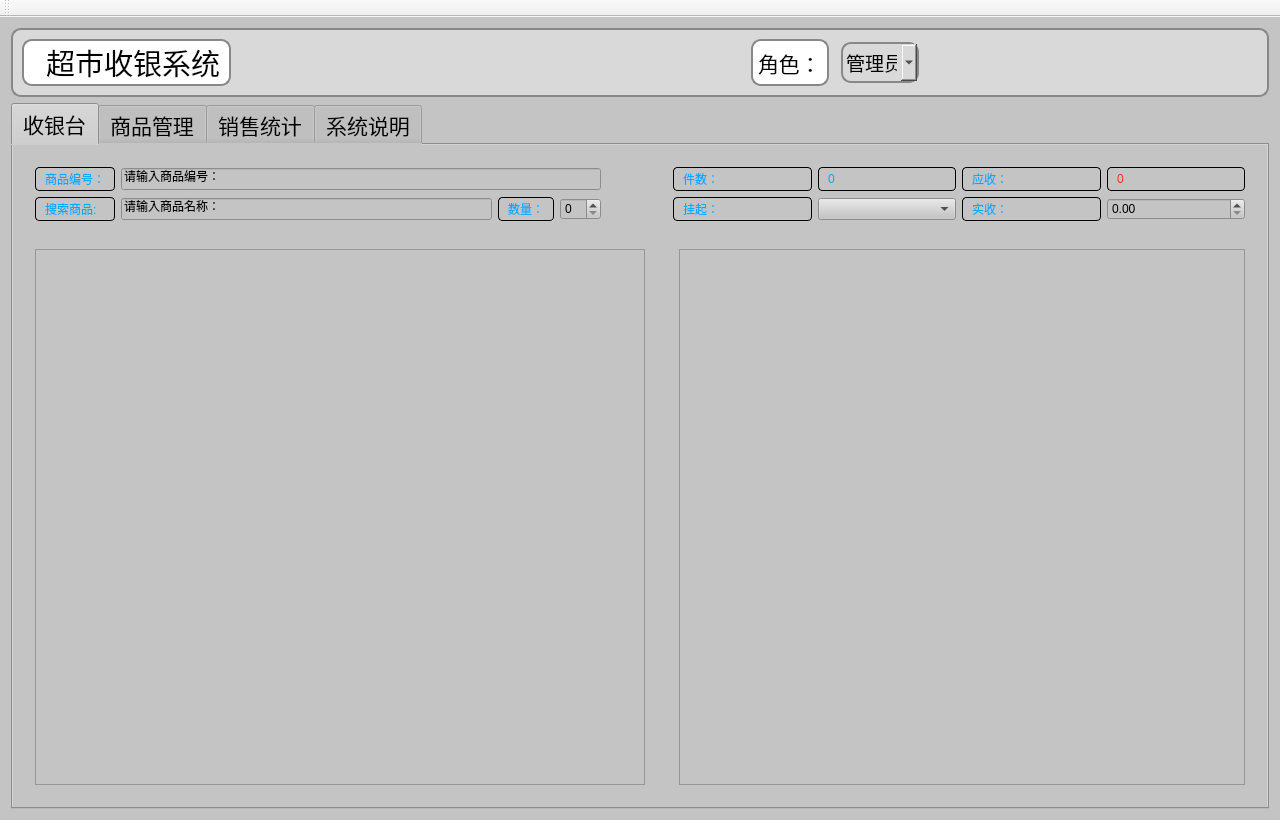
<?xml version="1.0" encoding="UTF-8"?>
<ui version="4.0">
 <class>MainWindow</class>
 <widget class="QMainWindow" name="MainWindow">
  <property name="geometry">
   <rect>
    <x>0</x>
    <y>0</y>
    <width>1280</width>
    <height>820</height>
   </rect>
  </property>
  <property name="minimumSize">
   <size>
    <width>960</width>
    <height>640</height>
   </size>
  </property>
  <property name="maximumSize">
   <size>
    <width>16777215</width>
    <height>16777215</height>
   </size>
  </property>
  <property name="windowTitle">
   <string>MainWindow</string>
  </property>
  <property name="styleSheet">
   <string notr="true">QWidget{
      qradialgradient(spread:repeat, cx:0.5, cy:0.5, radius:0.077, fx:0.5, fy:0.5, stop:0 rgba(0, 169, 255, 147), stop:0.497326 rgba(0, 0, 0, 147), stop:1 rgba(0, 169, 255, 147))
}</string>
  </property>
  <widget class="QWidget" name="centralWidget">
   <property name="styleSheet">
    <string notr="true">QWidget{
	
	
	background-color: rgb(196, 196, 196);
    
  

}</string>
   </property>
   <layout class="QGridLayout" name="gridLayout" rowstretch="0,0" columnstretch="0">
    <item row="1" column="0">
     <widget class="QTabWidget" name="m_tabs">
      <property name="sizePolicy">
       <sizepolicy hsizetype="Expanding" vsizetype="Expanding">
        <horstretch>0</horstretch>
        <verstretch>0</verstretch>
       </sizepolicy>
      </property>
      <property name="font">
       <font>
        <family>Agency FB</family>
        <pointsize>16</pointsize>
       </font>
      </property>
      <property name="styleSheet">
       <string notr="true">QLabel {
    color: #00aaff;
    border: 1px solid #000000;
    border-radius: 4px;
    padding: 2px 6px;
}</string>
      </property>
      <property name="currentIndex">
       <number>0</number>
      </property>
      <widget class="QWidget" name="m_cashier">
       <property name="maximumSize">
        <size>
         <width>16777215</width>
         <height>16777215</height>
        </size>
       </property>
       <attribute name="title">
        <string>收银台</string>
       </attribute>
       <layout class="QGridLayout" name="gridLayout_9" rowstretch="0,0,0" columnstretch="0,0,0,0,0">
        <item row="0" column="1" colspan="2">
         <spacer name="horizontalSpacer_2">
          <property name="orientation">
           <enum>Qt::Horizontal</enum>
          </property>
          <property name="sizeHint" stdset="0">
           <size>
            <width>38</width>
            <height>20</height>
           </size>
          </property>
         </spacer>
        </item>
        <item row="1" column="0" rowspan="2" colspan="3">
         <widget class="QWidget" name="widget_4" native="true">
          <property name="maximumSize">
           <size>
            <width>16777215</width>
            <height>16777215</height>
           </size>
          </property>
          <layout class="QGridLayout" name="gridLayout_3">
           <item row="0" column="0">
            <widget class="QTableWidget" name="m_cashierProductTable">
             <property name="maximumSize">
              <size>
               <width>16777215</width>
               <height>16777215</height>
              </size>
             </property>
            </widget>
           </item>
          </layout>
         </widget>
        </item>
        <item row="0" column="3" colspan="2">
         <widget class="QWidget" name="widget_7" native="true">
          <property name="sizePolicy">
           <sizepolicy hsizetype="Preferred" vsizetype="Preferred">
            <horstretch>0</horstretch>
            <verstretch>0</verstretch>
           </sizepolicy>
          </property>
          <property name="minimumSize">
           <size>
            <width>1</width>
            <height>0</height>
           </size>
          </property>
          <property name="maximumSize">
           <size>
            <width>16777215</width>
            <height>16777215</height>
           </size>
          </property>
          <layout class="QGridLayout" name="gridLayout_4">
           <item row="0" column="0">
            <widget class="QLabel" name="label_2">
             <property name="maximumSize">
              <size>
               <width>16777215</width>
               <height>16777215</height>
              </size>
             </property>
             <property name="text">
              <string>件数：</string>
             </property>
            </widget>
           </item>
           <item row="0" column="1">
            <widget class="QLabel" name="m_cartCountLabel">
             <property name="maximumSize">
              <size>
               <width>16777215</width>
               <height>16777215</height>
              </size>
             </property>
             <property name="text">
              <string>0</string>
             </property>
            </widget>
           </item>
           <item row="0" column="2">
            <widget class="QLabel" name="m_cartTotal">
             <property name="maximumSize">
              <size>
               <width>16777215</width>
               <height>16777215</height>
              </size>
             </property>
             <property name="text">
              <string>应收：</string>
             </property>
            </widget>
           </item>
           <item row="0" column="3">
            <widget class="QLabel" name="m_cartTotalLabel">
             <property name="maximumSize">
              <size>
               <width>16777215</width>
               <height>16777215</height>
              </size>
             </property>
             <property name="autoFillBackground">
              <bool>false</bool>
             </property>
             <property name="styleSheet">
              <string notr="true">QLabel{
       color:rgb(255, 45, 38);
}</string>
             </property>
             <property name="text">
              <string>0</string>
             </property>
            </widget>
           </item>
           <item row="1" column="0">
            <widget class="QLabel" name="label_3">
             <property name="maximumSize">
              <size>
               <width>16777215</width>
               <height>16777215</height>
              </size>
             </property>
             <property name="text">
              <string>挂起：</string>
             </property>
            </widget>
           </item>
           <item row="1" column="1">
            <widget class="QComboBox" name="m_suspendedCombo">
             <property name="maximumSize">
              <size>
               <width>16777215</width>
               <height>16777215</height>
              </size>
             </property>
            </widget>
           </item>
           <item row="1" column="2">
            <widget class="QLabel" name="m_paidLabel">
             <property name="maximumSize">
              <size>
               <width>16777215</width>
               <height>16777215</height>
              </size>
             </property>
             <property name="text">
              <string>实收：</string>
             </property>
            </widget>
           </item>
           <item row="1" column="3">
            <widget class="QDoubleSpinBox" name="m_paidSpin">
             <property name="maximumSize">
              <size>
               <width>16777215</width>
               <height>16777215</height>
              </size>
             </property>
            </widget>
           </item>
          </layout>
         </widget>
        </item>
        <item row="1" column="4" rowspan="2">
         <widget class="QWidget" name="widget_6" native="true">
          <property name="sizePolicy">
           <sizepolicy hsizetype="Preferred" vsizetype="Expanding">
            <horstretch>0</horstretch>
            <verstretch>1</verstretch>
           </sizepolicy>
          </property>
          <layout class="QGridLayout" name="gridLayout_5">
           <item row="0" column="0">
            <widget class="QTableWidget" name="m_cartTable">
             <property name="sizePolicy">
              <sizepolicy hsizetype="Expanding" vsizetype="Expanding">
               <horstretch>0</horstretch>
               <verstretch>0</verstretch>
              </sizepolicy>
             </property>
             <property name="maximumSize">
              <size>
               <width>16777215</width>
               <height>16777215</height>
              </size>
             </property>
             <property name="autoFillBackground">
              <bool>true</bool>
             </property>
             <property name="styleSheet">
              <string notr="true">QLabel{
      
	color: rgb(255, 100, 80);
}</string>
             </property>
            </widget>
           </item>
          </layout>
         </widget>
        </item>
        <item row="0" column="0">
         <widget class="QWidget" name="widget_3" native="true">
          <property name="sizePolicy">
           <sizepolicy hsizetype="Expanding" vsizetype="Preferred">
            <horstretch>0</horstretch>
            <verstretch>0</verstretch>
           </sizepolicy>
          </property>
          <layout class="QGridLayout" name="gridLayout_2" columnstretch="0,0,0,0">
           <item row="0" column="0">
            <widget class="QLabel" name="m_productCodeLabel">
             <property name="text">
              <string>商品编号：</string>
             </property>
            </widget>
           </item>
           <item row="0" column="1" colspan="3">
            <widget class="QLineEdit" name="m_productCodeEdit">
             <property name="text">
              <string>请输入商品编号：</string>
             </property>
            </widget>
           </item>
           <item row="1" column="0">
            <widget class="QLabel" name="m_cashierSearchLabel">
             <property name="styleSheet">
              <string notr="true">QLabel{coler:#00aaff;
       border:1px solid #000000;
       borader-radius:4px;
       padding: 2px 6px;
    }</string>
             </property>
             <property name="text">
              <string>搜索商品:</string>
             </property>
             <property name="scaledContents">
              <bool>false</bool>
             </property>
            </widget>
           </item>
           <item row="1" column="1">
            <widget class="QLineEdit" name="m_cashierSearchEdit">
             <property name="text">
              <string>请输入商品名称：</string>
             </property>
            </widget>
           </item>
           <item row="1" column="2">
            <widget class="QLabel" name="m_quantityLabel">
             <property name="text">
              <string>数量：</string>
             </property>
            </widget>
           </item>
           <item row="1" column="3">
            <widget class="QSpinBox" name="m_quantitySpin"/>
           </item>
          </layout>
         </widget>
        </item>
       </layout>
      </widget>
      <widget class="QWidget" name="ProductManagement">
       <attribute name="title">
        <string>商品管理</string>
       </attribute>
       <layout class="QGridLayout" name="gridLayout_10">
        <item row="0" column="0">
         <widget class="QLabel" name="label_4">
          <property name="maximumSize">
           <size>
            <width>16777215</width>
            <height>16777215</height>
           </size>
          </property>
          <property name="text">
           <string>商品信息：</string>
          </property>
         </widget>
        </item>
        <item row="1" column="0">
         <widget class="QWidget" name="widget" native="true">
          <layout class="QGridLayout" name="gridLayout_6" columnstretch="0,0,0,0,0,0,0,0">
           <item row="0" column="0">
            <widget class="QLabel" name="label_5">
             <property name="maximumSize">
              <size>
               <width>16777215</width>
               <height>16777215</height>
              </size>
             </property>
             <property name="text">
              <string>商品编号：</string>
             </property>
            </widget>
           </item>
           <item row="0" column="1">
            <widget class="QLineEdit" name="m_idEdit">
             <property name="maximumSize">
              <size>
               <width>16777215</width>
               <height>16777215</height>
              </size>
             </property>
             <property name="text">
              <string>请输入商品编号:</string>
             </property>
            </widget>
           </item>
           <item row="0" column="2">
            <widget class="QLabel" name="label_7">
             <property name="maximumSize">
              <size>
               <width>16777215</width>
               <height>16777215</height>
              </size>
             </property>
             <property name="text">
              <string>商品类型：</string>
             </property>
            </widget>
           </item>
           <item row="0" column="3" colspan="5">
            <widget class="QLineEdit" name="m_categoryEdit">
             <property name="maximumSize">
              <size>
               <width>16777215</width>
               <height>16777215</height>
              </size>
             </property>
             <property name="text">
              <string>请输入商品类型：</string>
             </property>
            </widget>
           </item>
           <item row="1" column="0">
            <widget class="QLabel" name="label_6">
             <property name="maximumSize">
              <size>
               <width>16777215</width>
               <height>16777215</height>
              </size>
             </property>
             <property name="text">
              <string>商品名称:</string>
             </property>
            </widget>
           </item>
           <item row="1" column="1">
            <widget class="QLineEdit" name="m_nameEdit">
             <property name="maximumSize">
              <size>
               <width>16777215</width>
               <height>16777215</height>
              </size>
             </property>
             <property name="text">
              <string>请输入商品名称：</string>
             </property>
            </widget>
           </item>
           <item row="1" column="2">
            <widget class="QLabel" name="label_8">
             <property name="maximumSize">
              <size>
               <width>16777215</width>
               <height>16777215</height>
              </size>
             </property>
             <property name="text">
              <string>价格输入：</string>
             </property>
            </widget>
           </item>
           <item row="1" column="3">
            <widget class="QDoubleSpinBox" name="m_priceSpin">
             <property name="maximumSize">
              <size>
               <width>16777215</width>
               <height>16777215</height>
              </size>
             </property>
            </widget>
           </item>
           <item row="1" column="4">
            <widget class="QLabel" name="label_9">
             <property name="maximumSize">
              <size>
               <width>16777215</width>
               <height>16777215</height>
              </size>
             </property>
             <property name="text">
              <string>库存输入：</string>
             </property>
            </widget>
           </item>
           <item row="1" column="5">
            <widget class="QSpinBox" name="m_stockSpin">
             <property name="maximumSize">
              <size>
               <width>16777215</width>
               <height>16777215</height>
              </size>
             </property>
            </widget>
           </item>
           <item row="1" column="6">
            <widget class="QLabel" name="label_10">
             <property name="maximumSize">
              <size>
               <width>16777215</width>
               <height>16777215</height>
              </size>
             </property>
             <property name="text">
              <string>状态：</string>
             </property>
            </widget>
           </item>
           <item row="1" column="7">
            <widget class="QComboBox" name="m_activeCombo">
             <property name="maximumSize">
              <size>
               <width>16777215</width>
               <height>16777215</height>
              </size>
             </property>
             <item>
              <property name="text">
               <string>上架</string>
              </property>
             </item>
             <item>
              <property name="text">
               <string>下架</string>
              </property>
             </item>
            </widget>
           </item>
          </layout>
         </widget>
        </item>
        <item row="2" column="0">
         <widget class="QWidget" name="widget_8" native="true">
          <layout class="QGridLayout" name="gridLayout_7">
           <item row="0" column="0">
            <widget class="QTableWidget" name="m_productTable">
             <property name="maximumSize">
              <size>
               <width>16777215</width>
               <height>16777215</height>
              </size>
             </property>
            </widget>
           </item>
          </layout>
         </widget>
        </item>
       </layout>
      </widget>
      <widget class="QWidget" name="SalesStatistics">
       <attribute name="title">
        <string>销售统计</string>
       </attribute>
       <layout class="QGridLayout" name="gridLayout_12" rowstretch="0,0" columnstretch="0,0">
        <item row="0" column="0">
         <widget class="QLabel" name="label_11">
          <property name="maximumSize">
           <size>
            <width>16777215</width>
            <height>16777215</height>
           </size>
          </property>
          <property name="font">
           <font>
            <family>Agency FB</family>
            <pointsize>22</pointsize>
           </font>
          </property>
          <property name="text">
           <string>订单明细</string>
          </property>
          <property name="alignment">
           <set>Qt::AlignCenter</set>
          </property>
         </widget>
        </item>
        <item row="0" column="1">
         <widget class="QLabel" name="label_12">
          <property name="font">
           <font>
            <family>Agency FB</family>
            <pointsize>22</pointsize>
           </font>
          </property>
          <property name="text">
           <string>商品销量</string>
          </property>
          <property name="alignment">
           <set>Qt::AlignCenter</set>
          </property>
         </widget>
        </item>
        <item row="1" column="0">
         <widget class="QTableView" name="m_reportOrdersTable">
          <property name="sizePolicy">
           <sizepolicy hsizetype="Expanding" vsizetype="Expanding">
            <horstretch>0</horstretch>
            <verstretch>0</verstretch>
           </sizepolicy>
          </property>
          <property name="maximumSize">
           <size>
            <width>16777215</width>
            <height>16777215</height>
           </size>
          </property>
         </widget>
        </item>
      <item row="1" column="1">
       <widget class="QTableWidget" name="m_reportItemsTable">
          <property name="sizePolicy">
           <sizepolicy hsizetype="Expanding" vsizetype="Expanding">
            <horstretch>0</horstretch>
            <verstretch>0</verstretch>
           </sizepolicy>
          </property>
          <property name="maximumSize">
           <size>
            <width>16777215</width>
            <height>16777215</height>
           </size>
          </property>
         </widget>
        </item>
       </layout>
      </widget>
      <widget class="QWidget" name="SystemDescription">
       <property name="font">
        <font>
         <family>Agency FB</family>
        </font>
       </property>
       <attribute name="title">
        <string>系统说明</string>
       </attribute>
       <layout class="QGridLayout" name="gridLayout_11">
        <item row="0" column="0">
         <widget class="QWidget" name="widget_2" native="true">
          <property name="maximumSize">
           <size>
            <width>16777215</width>
            <height>16777215</height>
           </size>
          </property>
          <layout class="QGridLayout" name="gridLayout_8">
           <item row="0" column="0">
            <widget class="QTextBrowser" name="textBrowser">
             <property name="maximumSize">
              <size>
               <width>16777215</width>
               <height>16777215</height>
              </size>
             </property>
            </widget>
           </item>
          </layout>
         </widget>
        </item>
       </layout>
      </widget>
     </widget>
    </item>
    <item row="0" column="0">
     <widget class="QWidget" name="TopBar" native="true">
      <property name="styleSheet">
       <string notr="true">QWidget{

      border:2px solid #888888;
      border-radius: 10px;
	background-color: rgb(217, 217, 217);
}</string>
      </property>
      <layout class="QHBoxLayout" name="horizontalLayout">
       <property name="spacing">
        <number>12</number>
       </property>
       <item>
        <widget class="QLabel" name="m_marketLabel">
         <property name="font">
          <font>
           <family>Agency FB</family>
           <pointsize>22</pointsize>
           <weight>50</weight>
           <italic>false</italic>
           <bold>false</bold>
          </font>
         </property>
         <property name="styleSheet">
          <string notr="true">QLabel{

	font: 22pt &quot;Agency FB&quot;;
	
	background-color: rgb(255, 255, 255);
	color: rgb(0, 0, 0);






}</string>
         </property>
         <property name="text">
          <string>  超市收银系统</string>
         </property>
        </widget>
       </item>
       <item>
        <spacer name="horizontalSpacer">
         <property name="orientation">
          <enum>Qt::Horizontal</enum>
         </property>
         <property name="sizeHint" stdset="0">
          <size>
           <width>508</width>
           <height>38</height>
          </size>
         </property>
        </spacer>
       </item>
       <item>
        <widget class="QLabel" name="label">
         <property name="font">
          <font>
           <family>Agency FB</family>
           <pointsize>16</pointsize>
          </font>
         </property>
         <property name="styleSheet">
          <string notr="true">QLabel{
	background-color: rgb(255, 255, 255);

}</string>
         </property>
         <property name="text">
          <string>角色：</string>
         </property>
        </widget>
       </item>
       <item>
        <widget class="QComboBox" name="m_roleCombo">
         <property name="minimumSize">
          <size>
           <width>69</width>
           <height>41</height>
          </size>
         </property>
         <property name="maximumSize">
          <size>
           <width>16777215</width>
           <height>16777215</height>
          </size>
         </property>
         <property name="font">
          <font>
           <family>Agency FB</family>
           <pointsize>14</pointsize>
          </font>
         </property>
         <item>
          <property name="text">
           <string>管理员</string>
          </property>
         </item>
         <item>
          <property name="text">
           <string>收银员</string>
          </property>
         </item>
        </widget>
       </item>
       <item>
        <spacer name="horizontalSpacer_9">
         <property name="orientation">
          <enum>Qt::Horizontal</enum>
         </property>
         <property name="sizeHint" stdset="0">
          <size>
           <width>185</width>
           <height>28</height>
          </size>
         </property>
        </spacer>
       </item>
      </layout>
     </widget>
    </item>
   </layout>
  </widget>
  <widget class="QMenuBar" name="menuBar">
   <property name="geometry">
    <rect>
     <x>0</x>
     <y>0</y>
     <width>1280</width>
     <height>19</height>
    </rect>
   </property>
  </widget>
  <widget class="QToolBar" name="mainToolBar">
   <attribute name="toolBarArea">
    <enum>TopToolBarArea</enum>
   </attribute>
   <attribute name="toolBarBreak">
    <bool>false</bool>
   </attribute>
  </widget>
 </widget>
 <layoutdefault spacing="6" margin="11"/>
 <resources/>
 <connections/>
</ui>
